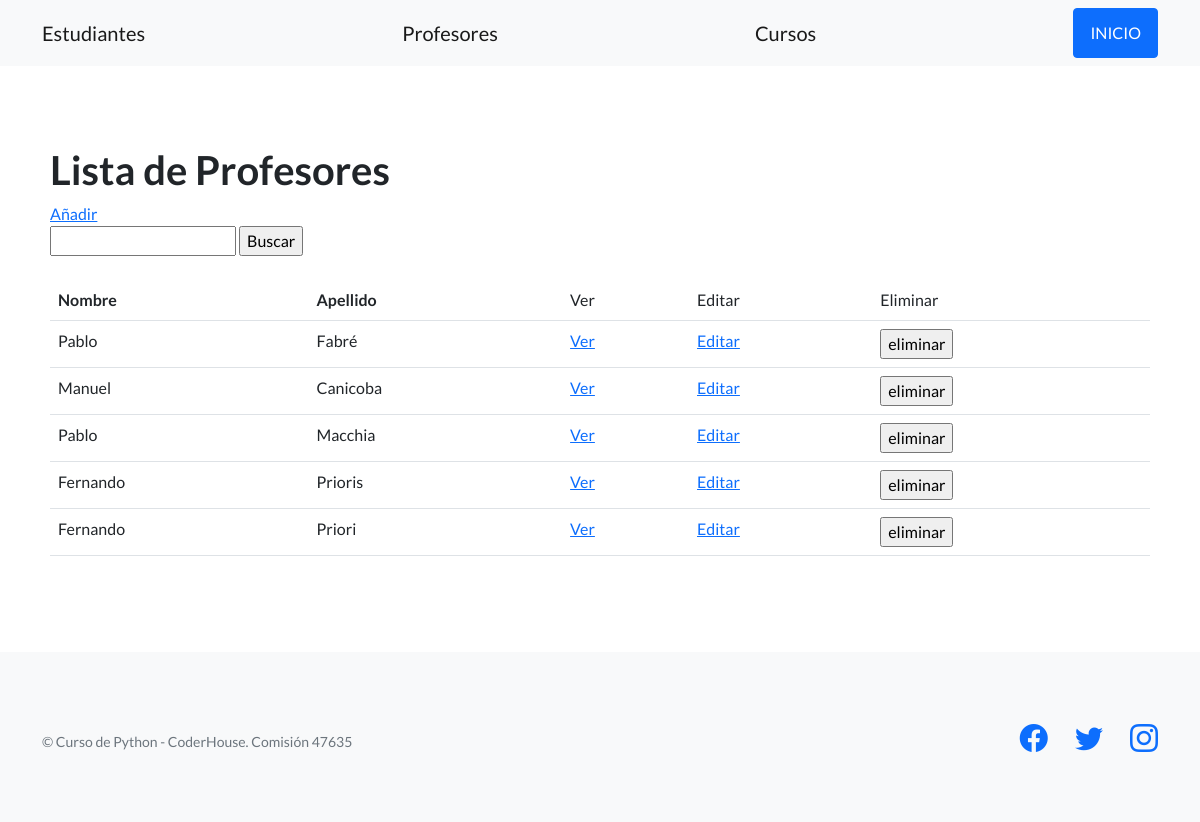
/plataforma/profesores/, run on the app's committed database.
### estudiantes/models.py (models this page shows, shortened)
class Profesor(models.Model):
    nombre = models.CharField(max_length=256)
    apellido = models.CharField(max_length=256)
    dni = models.CharField(max_length=32)
    email = models.EmailField()
    fecha_nacimiento = models.DateField(null=True)
    profesion = models.CharField(max_length=128, null=True)
    bio = models.TextField(null=True)
    comision = models.CharField(max_length=256, null=True)

### estudiantes/views.py (the view)
# urls.py: path('profesores/', listar_profesores, name="listar_profesores"),
def listar_profesores(request):
    contexto = {
        'profesores': Profesor.objects.all()
    }
    return render(
        request=request,
        template_name='estudiantes/lista_profesores.html',
        context=contexto,
    )

### estudiantes/templates/estudiantes/lista_profesores.html (shortened to what this page needs)
{% extends "estudiantes/base.html" %}
{% block contenido %}
<h1>Lista de Profesores</h1>
<a href="{% url 'crear_profesor' %}">Añadir</a>
<br>
<form action="{% url 'buscar_profesores' %}" method="post">
  <input type="text" name="busqueda">
  <input type="submit" value="Buscar">
</form>
<br>
<table class="table">
  <tbody>
    <tr>
      <th>Nombre</th>
      <th>Apellido</th>
      <td>Ver</td>
      <td>Editar</td>
      <td>Eliminar</td>
    </tr>
    {% for profesor in profesores %}
    <tr>
      <td>{{ profesor.nombre }}</td>
      <td>{{ profesor.apellido }}</td>
      <td>
        <a href="{% url 'ver_profesor' profesor.id %}">Ver</a>
      </td>
      <td>
        <a href="{% url 'editar_profesor' profesor.id %}">Editar</a>
      </td>
      <td>
        <form action="{% url 'eliminar_profesor' profesor.id %}" method="post">
          <input type="submit" value="eliminar"/>
        </form
      </td>
    </tr>
    {% endfor %}
  </tbody>
</table>
{% endblock contenido %}

### data on the page
Profesor: nombre "Pablo", apellido "Fabré"
Profesor: nombre "Manuel", apellido "Canicoba"
Profesor: nombre "Pablo", apellido "Macchia"
Profesor: nombre "Fernando", apellido "Prioris"
Profesor: nombre "Fernando", apellido "Priori"
